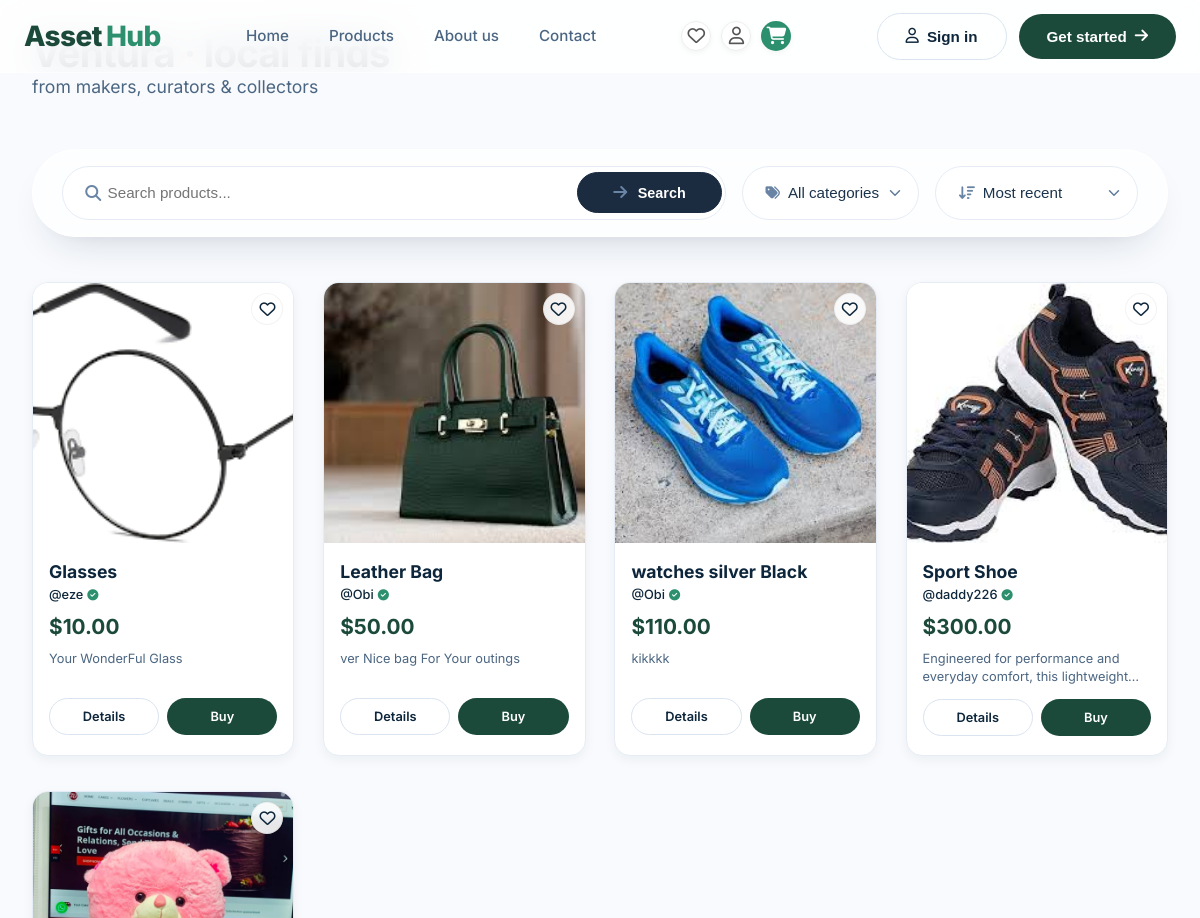
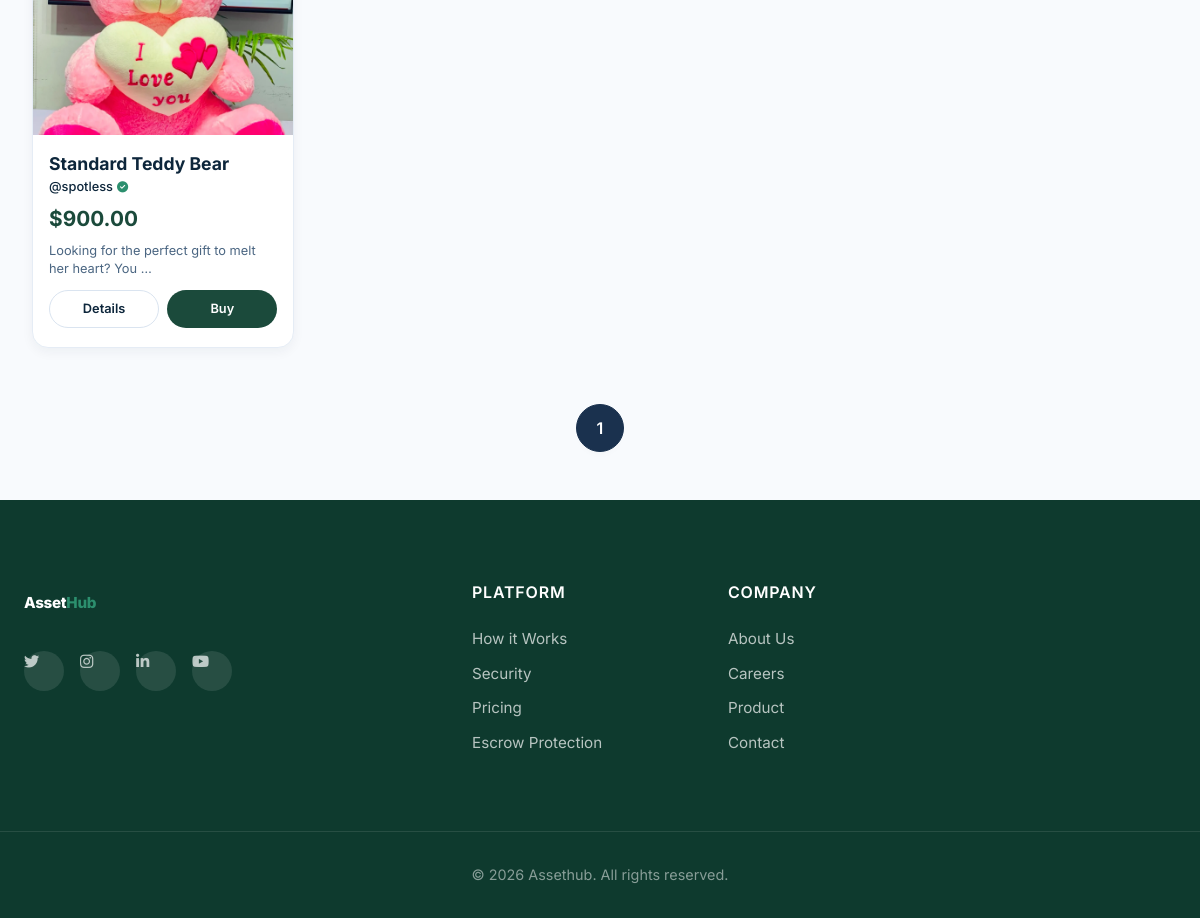
/products/new/, run on an earlier commit of the app's database (2 pictures, top to bottom).
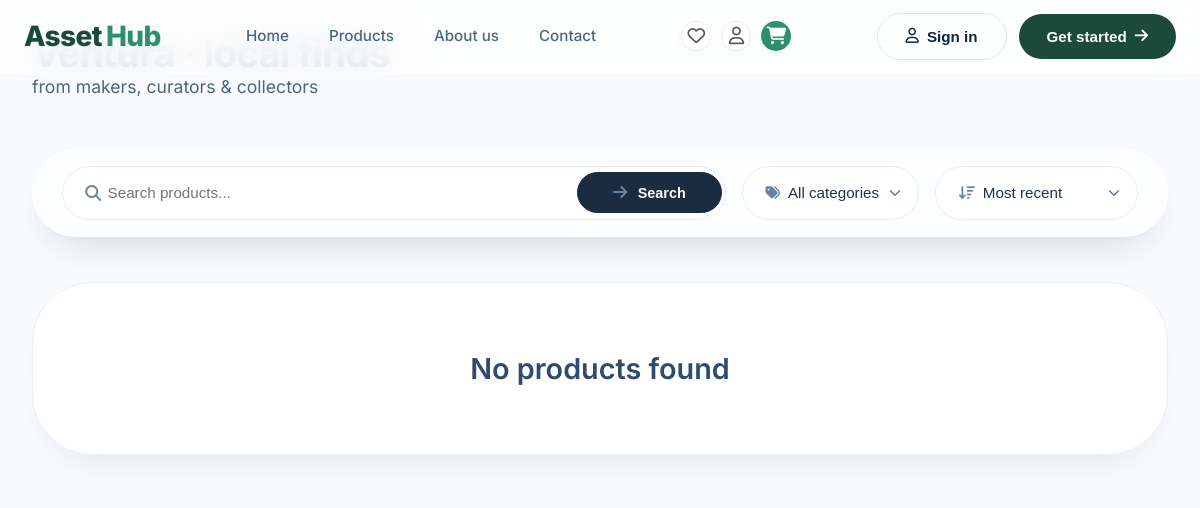
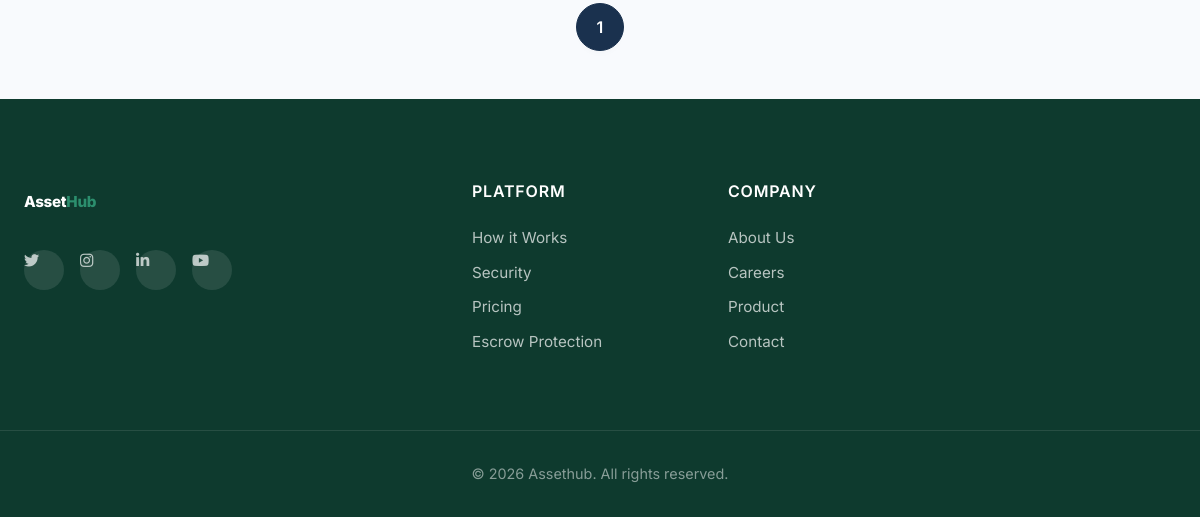
And on a later commit of the database (2 pictures, top to bottom).
### multi/models.py (models this page shows, shortened)
class Product(models.Model):
    PRODUCT_TYPE_CHOICES = [
        ('physical', 'Physical'),
        ('digital', 'Digital'),
    ]
    seller = models.ForeignKey(
        settings.AUTH_USER_MODEL,
        on_delete=models.CASCADE,
        related_name='products'
    )
    name = models.CharField(max_length=255)
    slug = models.SlugField(max_length=255, unique=True, blank=True)
    category = models.ForeignKey(Category, on_delete=models.SET_NULL, null=True, blank=True)
    sku = models.CharField(max_length=100, blank=True, null=True)
    description = models.TextField()
    price = models.DecimalField(max_digits=12, decimal_places=2)
    old_price = models.DecimalField(max_digits=12, decimal_places=2, blank=True, null=True)
    quantity = models.PositiveIntegerField()
    product_type = models.CharField(max_length=10, choices=PRODUCT_TYPE_CHOICES, default='physical')
    specifications = models.JSONField(default=list, blank=True)
    front_image = models.ImageField(upload_to='products/', blank=True, null=True)
    back_image = models.ImageField(upload_to='products/', blank=True, null=True)
    side_image = models.ImageField(upload_to='products/', blank=True, null=True)
    extra_image = models.ImageField(upload_to='products/', blank=True, null=True)
    created_at = models.DateTimeField(auto_now_add=True)

class User(AbstractUser):
    ROLE_CHOICES = (
        ('buyer', 'Buyer'),
        ('seller', 'Seller'),
        ('both', 'Buyer & Seller'),
    )
    role = models.CharField(
        max_length=10,
        choices=ROLE_CHOICES,
        default='buyer'
    )
    profile_image = models.ImageField(upload_to='profiles/', blank=True, null=True)
    phone = models.CharField(max_length=20, blank=True)
    bio = models.TextField(blank=True)

### multi/views.py (the view)
# urls.py: path('products/new/', views.new_products, name='new_products'),
def new_products(request):
    products = Product.objects.select_related('seller', 'category').all()
    search_query = request.GET.get('q')
    if search_query:
        products = products.filter(name__icontains=search_query)
    category = request.GET.get('category')
    if category and category != "all":
        products = products.filter(category_id=category)
    sort = request.GET.get('sort')
    if sort == "price-low":
        products = products.order_by('price')
    elif sort == "price-high":
        products = products.order_by('-price')
    else:
        products = products.order_by('-created_at')
    paginator = Paginator(products, 8)
    page_number = request.GET.get('page')
    page_obj = paginator.get_page(page_number)
    for index, product in enumerate(page_obj):
        product.aos_delay = index * 50
    categories = Category.objects.all()
    if request.user.is_authenticated:
        wishlist_products = Wishlist.objects.filter(
            user=request.user
        ).values_list("product_id", flat=True)
    else:
        wishlist_products = []
    context = {
        'products': page_obj,
        'page_obj': page_obj,
        'categories': categories,
        "wishlist_products": wishlist_products
    }
    return render(request, 'products.html', context)

### multi/context_processors.py (called while the page is built, shortened)
def seller_context(request):
    notifications = []
    notification_count = 0
    return {
        'pending_orders': 0,
        'dashboard_notifications': [],
        'dashboard_notifications_count': 0,
    }

### multi/templates/products.html (shortened to what this page needs)
{% extends 'main_base.html' %}
{% load static %}
{% block content %}
<main class="marketplace">
<div style="display:flex;justify-content:space-between;align-items:flex-end;margin-bottom:1rem;">
    <div>
        <h1>Ventura · local finds</h1>
        <div class="subhead">from makers, curators & collectors</div>
    </div>
</div>
<form method="GET" class="filter-bar">
    <div class="filter-group">
        <div class="search-wrapper" style="position:relative;">
            <i class="fas fa-search"></i>
            <input type="text"
                   name="q"
                   id="searchInput"
                   placeholder="Search products..."
                   value="{{ request.GET.q }}"
                   autocomplete="off">
            <button type="submit">
                <i class="fas fa-arrow-right"></i> Search
            </button>
        </div>
        <div class="dropdown">
            <i class="fas fa-tags"></i>
            <select name="category" id="categorySelect" onchange="this.form.submit()">
                <option value="all">All categories</option>
            </select>
        </div>
        <div class="dropdown">
            <i class="fas fa-arrow-down-wide-short"></i>
            <select name="sort" id="sortSelect" onchange="this.form.submit()">
                <option value="recent" {% if request.GET.sort == "recent" %}selected{% endif %}>Most recent</option>
            </select>
        </div>
    </div>
</form>
<div class="product-grid">
{% if products %}
    {% for product in products %}
    <div class="product-card">
        <div class="card-image">
            <a href="{% url 'add_to_wishlist' product.id %}" class="wishlist-icon">
                <i class="{% if product.id in wishlist_products %}fas{% else %}far{% endif %} fa-heart"></i>
            </a>
            <img src="{{ product.front_image.url }}" alt="{{ product.name }}">
        </div>
        <div class="card-content">
            <h3 class="product-title">
                <a href="{% url 'product_detail' product.slug %}">{{ product.name }}</a> <div class="seller-row">
                <a href="#">@{{ product.seller.username }}</a>
                <i class="fa-solid fa-circle-check verified-badge"></i>
            </div>
            </h3>
            <div class="product-price">
                ${{ product.price }}
            </div>
            <div class="short-description">
                {{ product.description|truncatewords:10 }}
            </div>
            <div class="card-actions">
                <a href="{% url 'product_detail' product.slug %}" class="btn-small btn-outline-small">Details</a>
                {% if product.quantity > 0 %}
                    <a href="{% url 'product_detail' product.slug %}" class="btn-small btn-primary-small">Buy</a>
                {% else %}
                    <button type="button" class="btn-small btn-primary-small btn-disabled">Out of stock</button>
                {% endif %}
            </div>
        </div>
    </div>
    {% endfor %}
{% else %}
    <div class="empty-state">
        <h3>No products found</h3>
    </div>
{% endif %}
</div>
<div class="pagination">
{% for num in page_obj.paginator.page_range %}
    {% if page_obj.number == num %}
        <a class="page-item active">{{ num }}</a>
    {% else %}
        <a class="page-item"
        href="?page={{ num }}&q={{ request.GET.q }}&category={{ request.GET.category }}&sort={{ request.GET.sort }}">
        {{ num }}
        </a>
    {% endif %}
{% endfor %}
</div>
</main>
{% endblock %}

What changed in the data, as far as the page shows it:
removed Product: front_image (picture), name "Glasses", seller.username "eze", price "10.00", description "Your WonderFul Glass", quantity "Buy"
removed Product: front_image (picture), name "Leather Bag", seller.username "Obi", price "50.00", description "ver Nice bag For Your outings", quantity "Buy"
removed Product: front_image (picture), name "watches silver Black", seller.username "Obi", price "110.00", description "kikkkk", quantity "Buy"
removed Product: front_image (picture), name "Sport Shoe", seller.username "daddy226", price "300.00", description "Engineered for performance and everyday comfort, this…", quantity "Buy"
removed Product: front_image (picture), name "Standard Teddy Bear", seller.username "spotless", price "900.00", description "Looking for the perfect gift to melt her heart? You …", quantity "Buy"
Also different on the page:
text now shown: "No products found"
